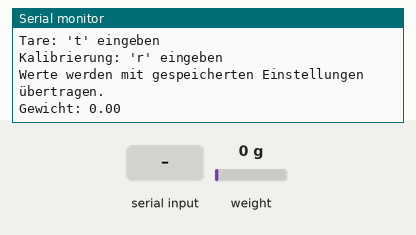
This sketch was run on a simulated Arduino MKR. On the bench: the last lines printed to the serial monitor. Inputs (shaded band) come from the test bench; at power-on: weight on the scale 0 g. WiFi joins after 1.5 s; servers stay silent unless stated.

Above: at 5.5 s.
5.6 s: "r\n" received over Serial
At 7.0 s:
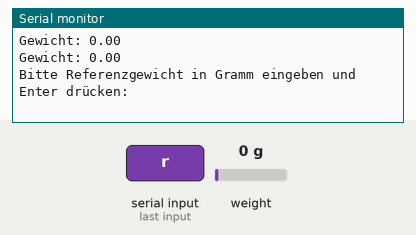
7.3 s: "t\n" received over Serial
At 8.5 s:
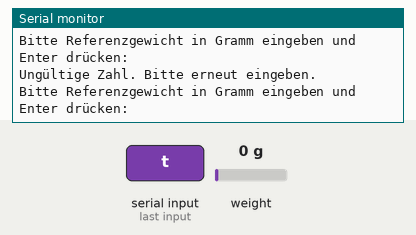
8.8 s: "90,45\n" received over Serial
At 9.8 s:
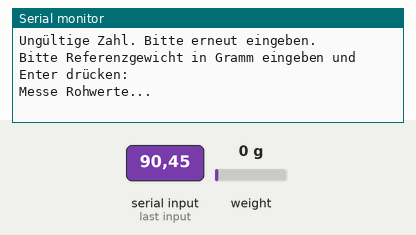
12.3 s: weight on the scale set to 100 g
At 12.3 s:
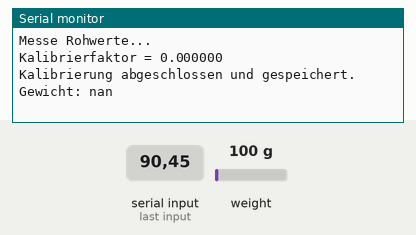

The sketch:

SketchWaageRechts.ino
```cpp
// Arduino IoT Cloud – automatisch generierter Teil
#include <ArduinoIoTCloud.h>
#include <Arduino_ConnectionHandler.h>

const char SSID[] = "LeonieHotspot";
const char PASS[] = "12345678";

float gewicht_rechts;

void initProperties() {
  ArduinoCloud.addProperty(gewicht_rechts, READ, ON_CHANGE, NULL);
}

WiFiConnectionHandler ArduinoIoTPreferredConnection(SSID, PASS);

// HX711 + Flash-Speicher
#include "HX711.h"
#include <FlashStorage.h>

HX711 scale;

// Pins für die Waage (D2 = DOUT, D3 = SCK)
const int DOUT_PIN = 2;
const int SCK_PIN  = 3;

// Flash-Speicherbereiche
FlashStorage(storeOffset, long);
FlashStorage(storeCalFactor, float);

// Einstellungen
const unsigned long READY_TIMEOUT = 3000;
const int RAW_AVG = 20;
const int SMOOTH_SAMPLES = 5;

// Globale Variablen
long tare_offset = 0;
float calibration_factor = 1.0;
bool firstStart = false;

// Warten, bis der HX711 bereit ist
bool waitForReady(unsigned long timeoutMs) {
  unsigned long start = millis();
  while (!scale.is_ready()) {
    if (millis() - start > timeoutMs) return false;
    delay(5);
  }
  return true;
}

// Mehrfachmessung
long readRawAverage(int samples, int delayMs = 30) {
  long sum = 0;
  for (int i = 0; i < samples; i++) {
    if (!waitForReady(READY_TIMEOUT)) return LONG_MIN;
    sum += scale.read();
    delay(delayMs);
  }
  return sum / samples;
}

// Flash speichern
void saveToFlash() {
  storeOffset.write(tare_offset);
  storeCalFactor.write(calibration_factor);
}

// Flash laden
void loadFromFlash() {
  tare_offset = storeOffset.read();
  calibration_factor = storeCalFactor.read();

  // Prüfen, ob Flash leer ist (erste Benutzung)
  if (calibration_factor == 0.0f) {
    firstStart = true;
    tare_offset = 0;
    calibration_factor = 1.0;
  }
}

// Referenzgewicht manuell
void askForReferenceWeight() {
  Serial.println();
  Serial.println("Bitte Referenzgewicht in Gramm eingeben und Enter drücken:");

  while (!Serial.available()) delay(50);

  String s = Serial.readStringUntil('\n');
  s.trim();
  float known = s.toFloat();

  if (known <= 0.0) {
    Serial.println("Ungültige Zahl. Bitte erneut eingeben.");
    askForReferenceWeight();
    return;
  }

  Serial.println("Messe Rohwerte...");
  long rawAvg = readRawAverage(RAW_AVG, 40);

  if (rawAvg == LONG_MIN) {
    Serial.println("Fehler beim Lesen. Bitte erneut versuchen.");
    askForReferenceWeight();
    return;
  }

  float factor = (rawAvg - (float)tare_offset) / known;

  Serial.print("Kalibrierfaktor = ");
  Serial.println(factor, 6);

  calibration_factor = factor;
  scale.set_scale(calibration_factor);

  saveToFlash();

  Serial.println("Kalibrierung abgeschlossen und gespeichert.");
}

// Tare
void doTare() {
  Serial.println("Tare läuft... bitte nichts auflegen.");
  scale.tare(10);

  long offset = readRawAverage(10, 30);
  if (offset == LONG_MIN) {
    Serial.println("Fehler: HX711 nicht bereit.");
    return;
  }

  tare_offset = offset;

  saveToFlash();

  Serial.print("Tare abgeschlossen. Offset gespeichert = ");
  Serial.println(tare_offset);
}

// Glättung
float smoothWeight() {
  long sum = 0;

  for (int i = 0; i < SMOOTH_SAMPLES; i++) {
    sum += scale.read();
    delay(10);
  }

  long avg = sum / SMOOTH_SAMPLES;
  return (avg - tare_offset) / calibration_factor;
}

// Setup
void setup() {
  Serial.begin(115200);
  delay(500);

  loadFromFlash();

  initProperties();
  ArduinoCloud.begin(ArduinoIoTPreferredConnection);

  scale.begin(DOUT_PIN, SCK_PIN);

  if (firstStart) {
    Serial.println("Erster Start erkannt → automatische Tare.");
    doTare();
    saveToFlash();
  }

  Serial.println("System bereit.");
  Serial.println("Tare: 't' eingeben");
  Serial.println("Kalibrierung: 'r' eingeben");
  Serial.println("Werte werden mit gespeicherten Einstellungen übertragen.");
}

// Loop
void loop() {
  ArduinoCloud.update();

  // Manuelle Befehle
  if (Serial.available()) {
    String cmd = Serial.readStringUntil('\n');
    cmd.trim();

    if (cmd.equalsIgnoreCase("t")) {
      doTare();
    }

    if (cmd.equalsIgnoreCase("r")) {
      askForReferenceWeight();
    }
  }

  // Werte senden
  gewicht_rechts = smoothWeight();
  Serial.print("Gewicht: ");
  Serial.println(gewicht_rechts);

  delay(200);

}
```

Measured:
- after the input at 5.6 s, the serial monitor: prints a new line after 0.22 s (image 1)
- after the input at 7.3 s, the serial monitor: prints a new line at once (image 2)
- after the input at 8.8 s, the serial monitor: prints a new line at once (image 3)
